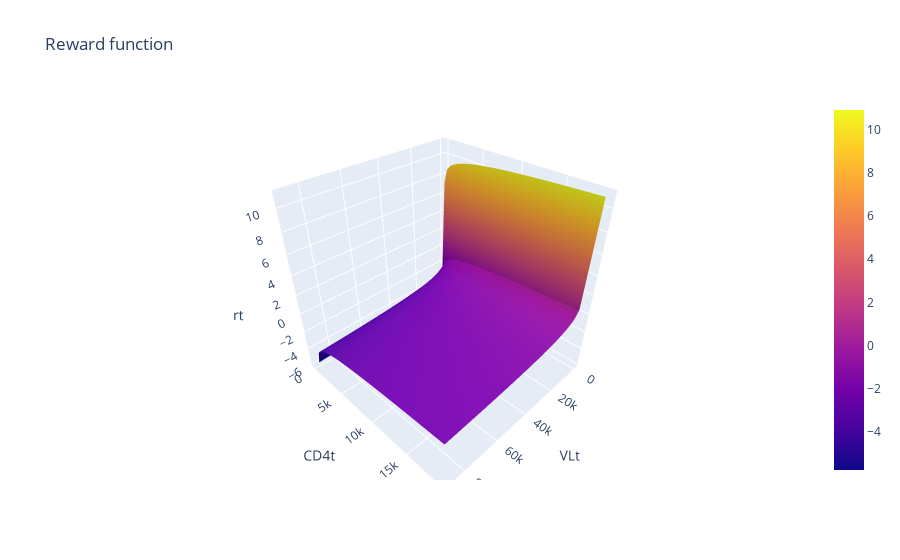

Notebook cell for this chart:
### Code cell
fig = go.Figure(data=[go.Surface(x=VLt_range, y=CD4t_range, z=reward)])

fig.update_layout(
    title="Reward function",
    scene = dict(
        xaxis_title='VLt',
        yaxis_title='CD4t',
        zaxis_title='rt'
    )
)

fig.show()

### Figure 1 — Plotly figure (JSON) as saved in the notebook; plotly's stock layout.template omitted (floating-point values rounded to 4 significant figures; data arrays with more than 128 entries replaced by an {"elided": "..."} marker saying what was removed)
{"data": [{"type": "surface", "x": {"elided": "50x50 float values"}, "y": {"elided": "50x50 float values"}, "z": {"elided": "50x50 float values"}}], "layout": {"scene": {"xaxis": {"title": {"text": "VLt"}}, "yaxis": {"title": {"text": "CD4t"}}, "zaxis": {"title": {"text": "rt"}}}, "title": {"text": "Reward function"}}}
